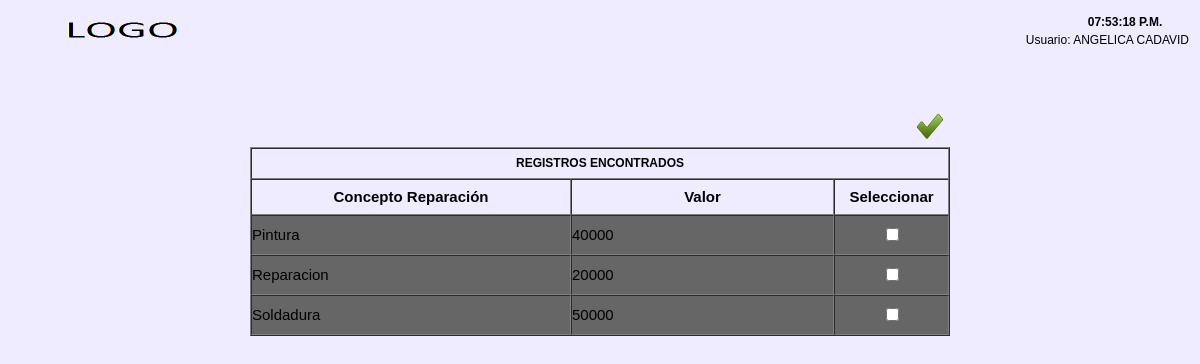
Page /SeleccionarReparacion.php (signed in) on the committed database.
### tables this page shows
CREATE TABLE `tb_conceptos_reparacion` (
  `id` int(10) UNSIGNED NOT NULL,
  `descripcion` varchar(200) NOT NULL,
  `valor` int(20) NOT NULL,
  `estado` int(10) NOT NULL
);

### ConceptoReparacion.php (called while the page is built, shortened)
<?php
include_once 'Conexion.php';
class ConceptoReparacion{
	function ConceptoReparacion($id="",$descripcion="",$valor="",$estado=""){
		$this->id = $id;
		$this->descripcion = $descripcion;
		$this->valor = $valor;
	}
	function buscarConceptoRep(){
		$conn = new Conexion();
		$conn->conectar();
	    $sql = "SELECT * from tb_conceptos_reparacion ORDER BY descripcion ASC";
		$cont = 0;
		$resp = $conn->consultar($sql);
		while ($datos = @mysql_fetch_array($resp)){
			$conceptos[$cont] = new ConceptoReparacion($datos['id'],$datos['descripcion'],$datos['valor'],$datos['estado']);
			$cont++;
		}
		return $conceptos;
	}
}
?>

### Conexion.php (called while the page is built, shortened)
<?php
class Conexion{
	public $ubicacion_servidor="localhost";
	public $login="root";
	public $password="";
	function conectar(){
		$this->conn = @mysql_connect($this->ubicacion_servidor,$this->login,$this->password);
	}
	function consultar($ssql){
		$this->respuesta = @mysql_query($ssql);
		return $this->respuesta;
	}
}
?>

### ReparacionEquipo.php (called while the page is built, shortened)
<?php
require_once 'Conexion.php';
class ReparacionEquipo{
	public function buscarSelRep($id_equipo,$id_remision,$id_concepto){
		$con= new Conexion();
		$sql = "SELECT * from tb_reparacion_equipo where id_equipo='".$id_equipo."' and id_remision='".$id_remision."' and id_concepto='".$id_concepto."'";
		$equiposrep = array();
		$resp = $con->consultar($sql);
		return $equiposrep;
	}
}
?>

### SeleccionarReparacion.php (the view, shortened to what this page needs)
<?php
 if(!empty($_SESSION["autenticado"]) && $_SESSION["autenticado"] == "1"){
	 include_once 'ConceptoReparacion.php';
	 include_once 'ReparacionEquipo.php';
	 $conceptoreparacion = new ConceptoReparacion("","","","");
	 $resp = $conceptoreparacion->buscarConceptoRep();
?>
<!DOCTYPE html PUBLIC "-//W3C//DTD XHTML 1.0 Transitional//EN" "http://www.w3.org/TR/xhtml1/DTD/xhtml1-transitional.dtd">
<html xmlns="http://www.w3.org/1999/xhtml">
<head>
<link href="css/estilos.css" type="text/css" rel="stylesheet">
</head>
<body onLoad="mueveReloj();">
<table width="100%" border="0" cellspacing="0" cellpadding="0">
  <tr>
    <td><form id="form2" name="form2" method="post" action="" class="TablaUsuarios">
      <table width="100%" border="0" cellspacing="0" cellpadding="0">
          <tr>
            <td align="left" valign="middle"><table width="100%" height="35" border="0">
              <tr>
                <td width="196"><img src="imagenes/logoge.png" alt="Himed" width="200" height="40" /></td>
                <td align="right" valign="top"><table width="100%" border="0" cellspacing="0" cellpadding="0">
                  <tr>
                    <td align="right" valign="top">
                    	<table width="128" border="0" align="right" cellpadding="2" cellspacing="2" >
                    	<tr>
                    		<th width="114" scope="col"><font id="cl"><strong>0</strong></font></th>
                    	</tr>
                    </table>
                    </td>
                  </tr>
                  <tr>
                    <td align="right" valign="top"><table width="100%" border="0" cellspacing="0" cellpadding="0">
                        <tr align="right" valign="middle">
                          <td><span class="Estilo6">Usuario: <?php echo $_SESSION["nombre"].' '.$_SESSION['apellido']; ?></span></td>
                          </tr>
                    </table></td>
                  </tr>
                </table></td>
              </tr>
            </table></td>
          </tr>
          <tr>
            <td align="center">&nbsp;</td>
          </tr>
          <tr>
            <td align="center">
			<p>&nbsp;</p>
			  <?php if(!empty($resp)){
			?>
			<table width="700">
			  <tr>
			    <td width="700" align="right"><a href="javascript:valequiposel('seleccionar');"><img src="imagenes/seleccionar.png" width="35" height="35" title="Aplicar Selección" /></a></td>
			    </tr>
			  </table>
			<table width="700" height="189" border="1" cellpadding="0" cellspacing="0">
			    <tr>
						    <td colspan="7" align="center"><strong>
                            REGISTROS ENCONTRADOS </strong></td>
		        </tr>
                           <tr bgcolor="" style="font-size:15px">
							<td width="318" align="center"><strong>Concepto Reparaci&oacute;n</strong></td>
							<td width="261" align="center"><strong>Valor</strong></td>
							<td width="113" align="center" valign="middle"><strong>Seleccionar</strong></td>
						  </tr>
						  <?php
							for ($i=0; $i<count($resp); $i++){
								$rep = $resp[$i];
								$equipoRep = new ReparacionEquipo("","","","");
								$lista = $equipoRep->buscarSelRep($_GET['id'],$_GET['idr'],$rep->id);
								if(!empty($lista)){
									$id = $lista[0];
									$val=$id->id_concepto;
								}else{
									$val=0;
								}
							?>
                            <?php if($rep->id!=$val){ ?>
                            <tr align="left" class="TablaUsuarios" style="background-color: #666; font-size:15px" >
							  <td width="318" align="left"><?php echo $rep->descripcion; ?></a></td>
							  <td width="261"><?php echo $rep->valor; ?></td>
                              <td width="113" align="center" valign="middle"><input type="checkbox" name="seleccionar<?php echo $i; ?>" id="seleccionar<?php echo $i; ?>" value="<?php echo $equipo->id;?>"/></td>
							<?php }?>
                             </tr>
                            <?php }?>
						</table>
						<?php
						}else{
							echo "No hay resultados para esta consulta";
						}
						?>
			</td>
          </tr>
        </table>
        <p>&nbsp;</p>
    </form>
    </td>
  </tr>
</table>
</body>
</html>
<?php
 }else{
	echo "<script>alert ('No está autenticado en el sistema');</script>";
	echo "<script>window.location.href='index.php';</script>";
 }
?>

### css/estilos.css (style rules this page uses)
body { background-color:#efecff; font-family:Verdana, Geneva, sans-serif; font-size:12px; }
.TablaUsuarios { font-family:Verdana, Arial, Helvetica, sans-serif; font-size: 12px }

### rows in the picture
tb_conceptos_reparacion: descripcion "Pintura", valor "40000"
tb_conceptos_reparacion: descripcion "Reparacion", valor "20000"
tb_conceptos_reparacion: descripcion "Soldadura", valor "50000"

### other values in the picture
$_SESSION["nombre"] "ANGELICA"
$_SESSION['apellido'] "CADAVID"
